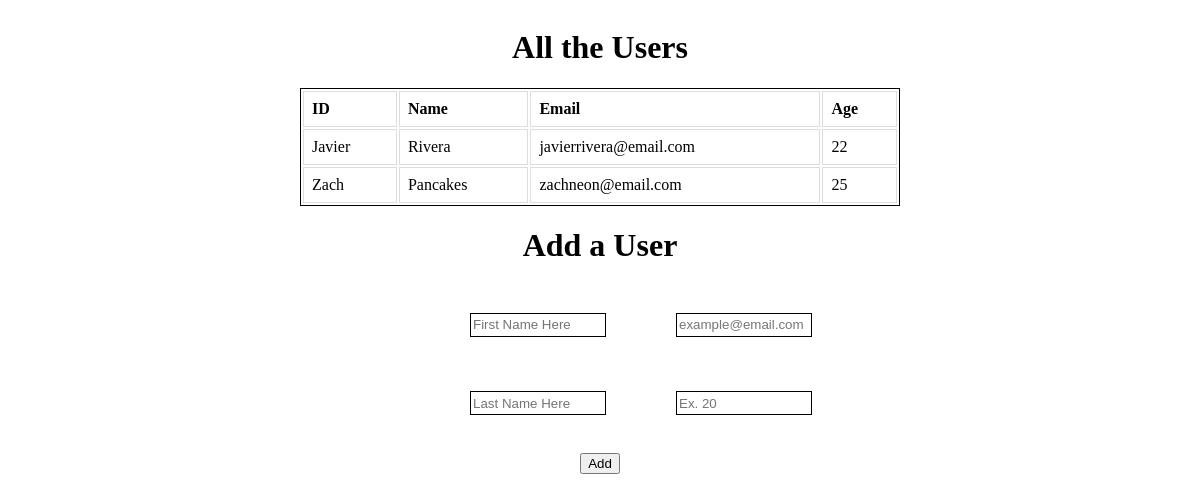
Before: / with the older database file.
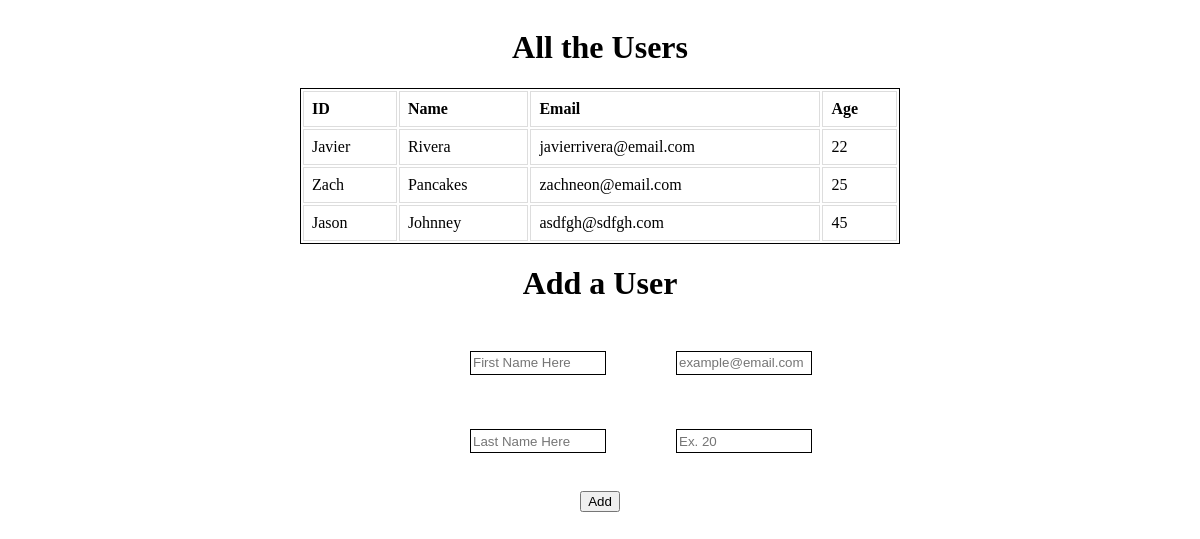
After: the same page with the newer database file.
### users_app/models.py (models this page shows)
class Users(models.Model):
    first_name = models.CharField(max_length=45)
    last_name = models.CharField(max_length=45)
    email_address = models.CharField(max_length=45)
    age = models.IntegerField()
    created_at = models.DateTimeField(auto_now_add=True)
    updated_at = models.DateTimeField(auto_now=True)

### users_app/views.py (the view)
# urls.py: path('', views.index),
def index(request):
    context = {
        'all_users': Users.objects.all()
    }
    return render(request, 'index.html', context)

### users_app/templates/index.html (shortened to what this page needs)
<!DOCTYPE html>
<html lang="en">
<head>
    {% load static %}
    <link rel="stylesheet" type="text/css" href="{% static 'style.css' %}">
</head>
<body>
    <div class="bodyBox">
        <div class="topHalf">
            <h1>All the Users</h1>
            <table>
                <tr>
                    <th>ID</th>
                    <th>Name</th>
                    <th>Email</th>
                    <th>Age</th>
                </tr>
                {% for user in all_users %}
                    <tr>
                        <td>{{user.first_name}}</td>
                        <td>{{user.last_name}}</td>
                        <td>{{user.email_address}}</td>
                        <td>{{user.age}}</td>
                    </tr>
                {% endfor %}
            </table>
        </div>
        <div class="bottomBox">
            <h1>Add a User</h1>
            <form action="/process" method="POST">
                <div id="formContent">
                    <div class="formBoxLeft">
                        <div class="firstNameBox">
                            <input type="text" name="firstName" id="name" placeholder="First Name Here" required>
                        </div>
                        <div class="emailBox">
                            <input type="email" name="email" id="name" placeholder="example@email.com" required>
                        </div>
                    </div>
                    <div class="formBoxRight">
                        <div class="lastNameBox">
                            <input type="text" name="lastName" id="name" placeholder="Last Name Here" required>
                        </div>
                        <div class="ageBox">
                            <input type="number" name="age" id="name" placeholder="Ex. 20" required>
                        </div>
                    </div>
                </div>
                <div class="buttonBox">
                    <button type="submit">Add</button>
                </div>
            </form>
        </div>
    </div>
</body>
</html>

Changed rows visible on the page:
added Users: first_name "Jason", last_name "Johnney", email_address "asdfgh@sdfgh.com", age "45"
